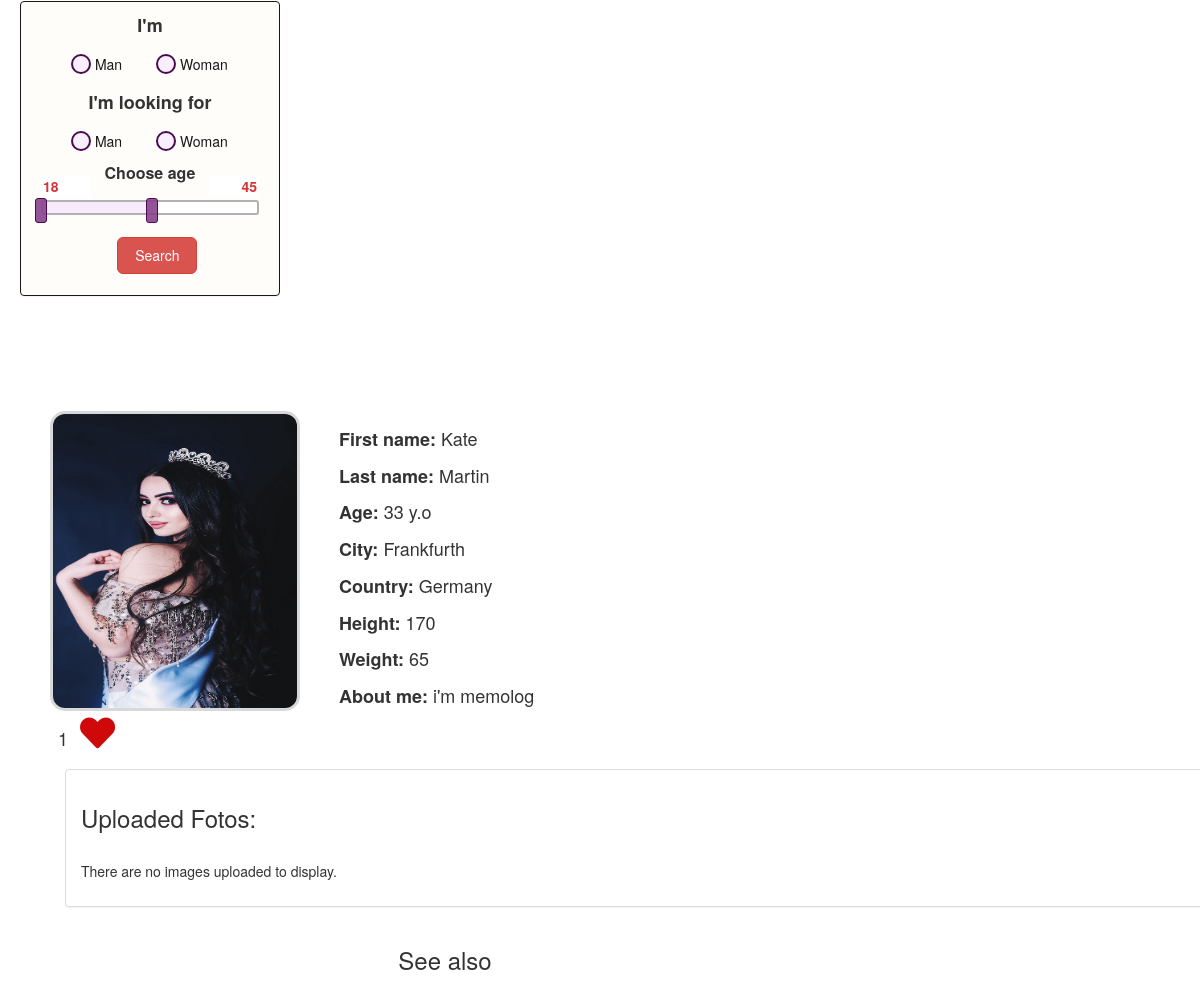
Page /personal_page.php?user_id=qewqweeqweqw (signed in, lower part) on the earlier database version.
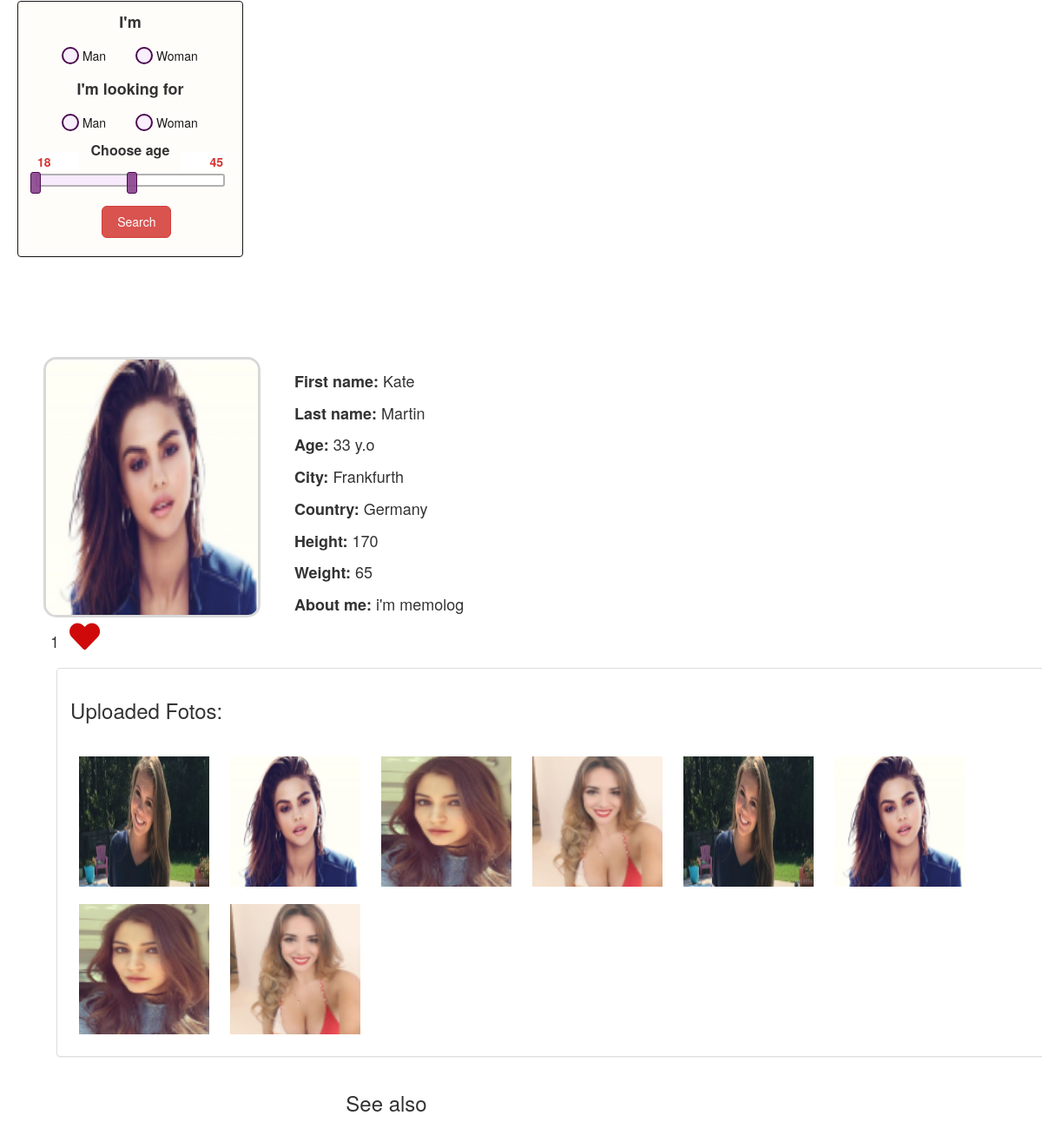
Same page on the later database version.
### tables this page shows
CREATE TABLE `register_user` (
  `register_user_id` int(11) NOT NULL,
  `user_name` varchar(250) NOT NULL,
  `user_email` varchar(250) NOT NULL,
  `user_password` varchar(250) NOT NULL,
  `user_activation_code` varchar(250) NOT NULL,
  `user_id` varchar(255) NOT NULL,
  `user_email_status` enum('not verified','verified') NOT NULL,
  `first_name` varchar(1000) NOT NULL,
  `last_name` varchar(1000) NOT NULL,
  `country` varchar(1000) NOT NULL,
  `city` varchar(1000) NOT NULL,
  `birth_date` date DEFAULT NULL,
  `profile_foto` varchar(1000) NOT NULL,
  `details` varchar(1000) NOT NULL,
  `gender` varchar(255) NOT NULL,
  `weight` varchar(255) NOT NULL,
  `height` varchar(255) NOT NULL
);

CREATE TABLE `files` (
  `id` int(11) NOT NULL,
  `file_name` varchar(255) NOT NULL,
  `uploaded_on` datetime NOT NULL,
  `us_us_id` varchar(255) NOT NULL
);

### personal_page.php (the view, shortened to what this page needs)
<?php
$user_id=$_GET["user_id"];
$con = new PDO( DB_DSN, DB_USERNAME, DB_PASSWORD );
$sthandler = $con->prepare("SELECT TIMESTAMPDIFF(YEAR, `birth_date`, CURDATE()) AS age , first_name, last_name, country, city, details, height, weight, profile_foto FROM register_user WHERE user_id = '$user_id'");
$sthandler->execute();
?>
<head>
<link rel="stylesheet" href="style_personal_page.css">
<link rel="stylesheet" href="https://cdnjs.cloudflare.com/ajax/libs/jqueryui/1.12.1/jquery-ui.min.css">
<link rel="stylesheet" type="text/css" href="slick/slick.css"/>
<link rel="stylesheet" type="text/css" href="slick/slick-theme.css"/>
<link rel="stylesheet" href="https://use.fontawesome.com/releases/v5.1.1/css/all.css">
<link rel="stylesheet" href="https://maxcdn.bootstrapcdn.com/bootstrap/3.3.0/css/bootstrap.min.css">
</head>
<body>
    <div class="wrap">
    <section class="section-control inline-block  rel">
                    <?php
                    if(isset($_SESSION['user_name']))
                    {
                    include("user_on.php");
                    }
                    else
                    {
                    include("login.php");
                    }
                    ?>
            <div class=" form-log ">
                    <?php
                        include("filter.php");
                        ?>
    <div class="inline-block right-side">
        <section class="section-photo">
            <?php while($row = $sthandler->fetch(PDO::FETCH_ASSOC)) : ?>
            <div class="photo-box inline-block">
                <img src="<?php echo $row ['profile_foto']?>" class="photo-person">
            </div>
            <div class="inline-block rel">
                <div class="info">
                    <div class="info-info"><span class="key">First name: </span><?php echo $row ['first_name'] ?></div>
                    <div class="info-info"><span class="key">Last name: </span><?php echo $row ['last_name'] ?></div>
                    <div class="info-info"><span class="key">Age: </span><?php echo $row ['age'] ?> y.o</div>
                    <div class="info-info"><span class="key">City: </span><?php echo $row ['city'] ?></div>
                    <div class="info-info"><span class="key">Country: </span><?php echo $row ['country'] ?></div>
                    <div class="info-info"><span class="key">Height: </span><?php echo $row ['height'] ?></div>
                    <div class="info-info"><span class="key">Weight: </span><?php echo $row ['weight'] ?></div>
                    <div class="info-info"><span class="key">About me: </span><?php echo $row ['details'] ?></div>
                </div>
            <?php endwhile;?>
            </div>
            <form method="post" value="like">
                <div class="likes_amount inline-block">
                    <?php
                    $like_to= $_GET['user_id'];
                    $pdo = new PDO( DB_DSN, DB_USERNAME, DB_PASSWORD);
                    $nLikes = $pdo->query("select count(*) FROM likes WHERE like_to = '$like_to'")->fetchColumn();
                    echo $nLikes;
                    ?>
                </div>
                <label for="likek" name="like" id="like" class="like inline-block"><i class="fas fa-heart"></i></label>
            </form>
            <div class="album">
                <?php
                include("fotos/view.php");
                ?>
            </div>
        </section>
        <h3 class="center">See also</h3>
    </div>
</body>

### fotos/view.php (shortened to what this page needs)
<!DOCTYPE html>
<html lang="en">
		<link href="fotos/css/bootstrap.min.css" rel="stylesheet">
	<body>
		<div class="container">
			<div class="panel panel-default">
				<div class="panel-body">
					<h3>Uploaded Fotos:</h3>
					<br/>
					<?php
						$conn = mysqli_connect("localhost","root","jvaac2283591","projekt");
						$query = "SELECT * FROM files WHERE us_us_id= '$user_id'";
						$result = mysqli_query($conn, $query);
						if(mysqli_num_rows($result) > 0)
						{
							while($row = mysqli_fetch_assoc($result))
							{
								$url = "albums/uploads/";
					?>
								<image src="<?php echo $url.$row['file_name']; ?>" class="images" />
					<?php
							}
						}
						else
						{
					?>
						<p>There are no images uploaded to display.</p>
					<?php
						}
					?>
				</div>
			</div>
		</div>
	</body>
</html>

Differences in the rows shown:
changed register_user "Kate": profile_foto: a different picture
added files: file_name (picture)
added files: file_name (picture)
added files: file_name (picture)
added files: file_name (picture)
added files: file_name (picture)
added files: file_name (picture)
added files: file_name (picture)
added files: file_name (picture)
Other differences:
text no longer shown: "There are no images uploaded to display."
